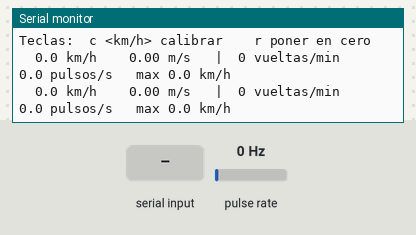
Simulated run of this sketch. Board: ESP32. Parts: the last lines printed to the serial monitor. Wiring (inferred from the names in the program): pulse sensor: data GPIO 18. The test bench sets the inputs (shaded band); at power-on: pulse rate 0 Hz.

Above: at 1.7 s.
1.8 s: pulse rate (sensor on GPIO 18) set to 2 Hz
At 2.33 s:
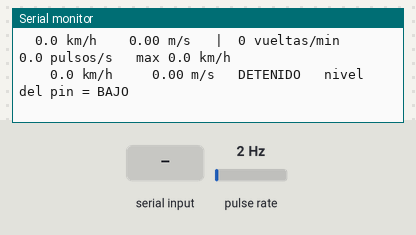
3.5 s: "90,45\n" received over Serial
5.0 s: "r90\n" received over Serial
At 5.4 s:
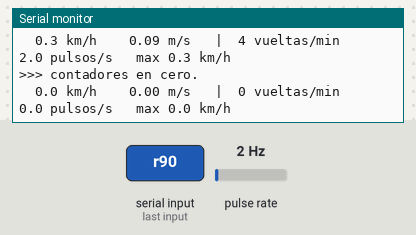
6.5 s: pulse rate (sensor on GPIO 18) set to 100 Hz
At 8.33 s:
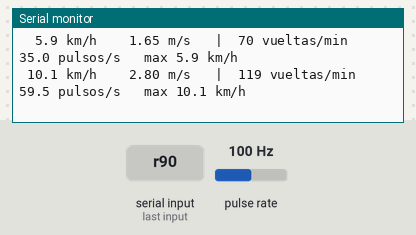
9.5 s: "c90\n" received over Serial
At 9.83 s:
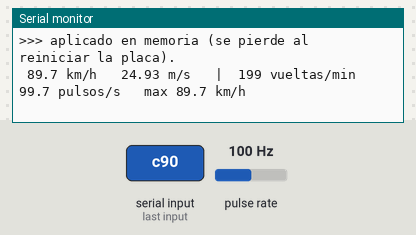
11.0 s: "c,45\n" received over Serial
Timing chart, 0 to 13.5 s (numbered marks = the images above; inputs shaded):
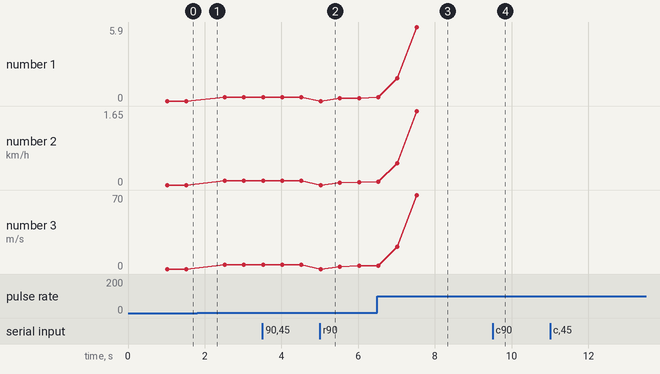

The sketch:

anemometro.ino
```cpp
/*
  PRUEBA DE BANCO - ANEMOMETRO: velocidad del viento en m/s y km/h
  Encoder optico ranurado (FC-03 / LM393) en GPIO18, disco de 30 ranuras.

  Este sketch es el paso siguiente a pruebas/encoder_rueda: aquel imprime vueltas por
  minuto, que es un dato del aparato. Este imprime velocidad del viento, que es el dato
  meteorologico. La diferencia entre los dos es una constante que HAY QUE MEDIR.

  No necesita ninguna libreria.

  CONEXIONADO  (igual que en las otras pruebas del encoder):

    VCC -> 3V3    del ESP32   <-- NO a 5V
    GND -> GND    del ESP32
    DO  -> GPIO18
    AO  -> no se conecta

  Alimentado a 5V el DO del LM393 saldria a ~5V y daña la entrada del ESP32, que es de
  3.3V. El LM393 funciona desde 2V, asi que a 3V3 el modulo anda igual y la salida queda
  en el nivel correcto. GPIO18 y no GPIO36/39 porque esos dos generan pulsos espurios
  cuando el ADC convierte, y aca estamos contando pulsos.


  ====================================================================================
  LO QUE SE MIDE SOLO Y LO QUE HAY QUE CALIBRAR
  ====================================================================================

  Las vueltas por minuto salen EXACTAS de contar ranuras: no hay nada que calibrar ahi,
  siempre que RANURAS_POR_VUELTA sea el numero real de ranuras del disco.

  La velocidad del viento NO sale de ahi sola. Hacen falta dos cosas mas:

    - el RADIO del rotor (del eje al centro de una cazoleta), y
    - el FACTOR del anemometro: las cazoletas giran MAS LENTO que el viento, entre 2.5
      y 3 veces mas lento segun la forma del rotor. Ese numero es empirico, no se
      calcula en el escritorio.

  Este sketch no usa el radio y el factor por separado, porque no se pueden medir por
  separado con precision. Usa el producto de los dos, que es lo que SI se puede medir
  de una sola vez: cuantos metros de viento equivale cada pulso.

      velocidad [m/s] = metrosPorPulso x pulsos_por_segundo

  Una sola constante, un solo experimento. Ver MODO CALIBRACION mas abajo.

  Y una aclaracion sobre las unidades: m/s y km/h son EL MISMO numero multiplicado por
  3.6. Esa conversion es exacta y no depende de ninguna calibracion. Si la velocidad en
  km/h esta mal, la de m/s esta igual de mal: el error estaria en metrosPorPulso, no en
  la conversion. Las dos unidades se imprimen juntas solo por comodidad.


  ====================================================================================
  MODO CALIBRACION  (tecla 'c')
  ====================================================================================

  Hay que exponer el anemometro a una velocidad de viento CONOCIDA y decirle al sketch
  cual es. El metodo practico sin tunel de viento es el auto:

    1. Anemometro firme fuera de la ventanilla, lo mas lejos posible de la carroceria
       (el aire pegado al auto va mas lento que el auto).
    2. Camino recto, dia sin viento, velocidad constante. 30 o 40 km/h esta bien.
    3. Esperar a que el numero de pulsos/s se estabilice (unos 5 segundos).
    4. Escribir en el monitor serie:   c 40      (siendo 40 los km/h del velocimetro)
    5. El sketch calcula metrosPorPulso y lo imprime. Copiarlo a la constante de aca
       abajo, volver a compilar, y anotar el valor y las condiciones en
       hardware/calibraciones/anemometro.md

  Repetirlo a 20, 30, 40 y 50 km/h. Los cuatro valores de metrosPorPulso tienen que dar
  parecidos: si dan parecidos, la relacion es lineal como se espera y se promedia. Si
  dan muy distintos, algo anda mal en el montaje y hay que revisarlo antes de seguir.

  IDA Y VUELTA: hacer cada velocidad en los dos sentidos del camino y promediar. Si hay
  aunque sea poco viento, de ida se suma y de vuelta se resta; promediando se cancela.

  Obvio pero hay que decirlo: maneja otra persona.


  ====================================================================================
  QUE HAY QUE VER EN EL MONITOR SERIE (115200)
  ====================================================================================

    - Rueda quieta: DETENIDO, y el nivel del pin, para distinguir "quieta" de
      "desconectada" (desde el codigo se ven iguales).
    - Soplando o girando con el dedo: km/h y m/s suben juntos, siempre en relacion 3.6.
    - "descartados" solo aparece si hubo flancos demasiado juntos para ser dos ranuras
      distintas. Si aparece seguido hay ruido en el cable o rebote del comparador.

  Teclas:  c <km/h>  calibrar contra una referencia     r  poner contadores en cero

  MIENTRAS metrosPorPulso SIGA SIN CALIBRAR, los km/h y los m/s que imprime este sketch
  son PROVISIONALES y no sirven como medicion. Las vueltas por minuto si sirven.
*/

const int PIN_ENCODER = 18;

// Ranuras del disco = pulsos por vuelta. CONFIRMADO contra el modelo OpenSCAD que
// genera la pieza (enc_ranuras = 30). El disco es de 69 mm, 2 mm de espesor, con las
// ranuras entre los radios 23.5 y 33.5 mm.
//
// Si alguna vez se reimprime el disco con otra cantidad de ranuras, HAY QUE CAMBIAR
// este numero: una diferencia aca desplaza toda la escala de velocidad por un factor
// constante, y las lecturas igual siguen pareciendo razonables. Es el error mas
// dificil de detectar de esta fase.
const int RANURAS_POR_VUELTA = 30;

// ---------------------------------------------------------------------------------
// TODO: CALIBRAR - este valor es PROVISIONAL, no esta medido.
//
// Cuantos metros de viento equivale cada pulso del encoder:
//     metrosPorPulso = factor_anemometro x 2 x PI x radio_rotor / RANURAS_POR_VUELTA
//
// El provisional de abajo sale de suponer radio = 0.090 m y factor = 2.5, que son
// valores tipicos pero NO son los de este rotor. Reemplazar por el que devuelva el
// modo calibracion y anotar el experimento en hardware/calibraciones/anemometro.md
// ---------------------------------------------------------------------------------
float metrosPorPulso = 0.0471;

// Dos flancos mas juntos que esto no pueden ser dos ranuras distintas: es ruido o un
// rebote del comparador. Con 30 ranuras, 300 us entre pulsos serian unas 6600 vueltas
// por minuto, muy por encima de lo que puede girar un anemometro de cazoletas: con
// viento de 150 km/h este rotor giraria del orden de 1800 vueltas por minuto.
const unsigned long ANTIRREBOTE_US = 300;

// Cada cuanto se mide, y cuantas mediciones entran en el promedio que se imprime.
// El promedio es corto a proposito: si se promediara mucho mas, una rafaga corta
// quedaria borrada, y justamente las rafagas son un dato meteorologico.
const unsigned long VENTANA_MS = 500;
const int VENTANAS_PROMEDIO = 4;  // 4 x 500 ms = 2 segundos de promedio

// Si pasa mas tiempo que esto sin un solo pulso, se considera que la rueda esta quieta.
const unsigned long TIEMPO_DETENIDO_MS = 2000;

// Compartidas entre la interrupcion y el bucle: van volatile, si no el compilador
// podria cachearlas en un registro y el bucle nunca veria el cambio.
volatile unsigned long pulsosTotales = 0;
volatile unsigned long descartadosTotales = 0;
volatile unsigned long ultimoPulsoUs = 0;

unsigned long pulsosVentanaAnterior = 0;
unsigned long descartadosVentanaAnterior = 0;
unsigned long momentoVentanaAnterior = 0;
unsigned long momentoUltimoPulsoMs = 0;

float pulsosPorSegundoVentana[VENTANAS_PROMEDIO];
int indicePromedio = 0;
int ventanasCargadas = 0;

// Promedio vigente de pulsos/s. Lo usa el modo calibracion, que necesita el valor
// estable del momento en que se tecleo la referencia.
float pulsosPorSegundoPromedio = 0;

float maximaKmhDesdeCero = 0;

// La rutina de interrupcion tiene que ser lo mas corta posible y vivir en la RAM
// interna (IRAM_ATTR): nada de Serial.print ni delay aca adentro.
void IRAM_ATTR contarPulso() {
  unsigned long ahora = micros();

  if (ahora - ultimoPulsoUs < ANTIRREBOTE_US) {
    descartadosTotales = descartadosTotales + 1;  // rebote o ruido: no puede ser una ranura distinta
    return;
  }

  ultimoPulsoUs = ahora;
  pulsosTotales = pulsosTotales + 1;
}

void ponerEnCero() {
  noInterrupts();
  pulsosTotales = 0;
  descartadosTotales = 0;
  interrupts();

  pulsosVentanaAnterior = 0;
  descartadosVentanaAnterior = 0;
  indicePromedio = 0;
  ventanasCargadas = 0;
  pulsosPorSegundoPromedio = 0;
  maximaKmhDesdeCero = 0;
}

// Calcula y muestra la constante que habria que poner para que la velocidad actual
// coincida con la referencia que el usuario dice tener.
void calibrarContra(float referenciaKmh) {
  if (referenciaKmh <= 0) {
    Serial.println(">>> la referencia tiene que ser mayor que cero. Ejemplo:  c 40");
    return;
  }
  if (pulsosPorSegundoPromedio < 1.0) {
    Serial.println(">>> la rueda casi no gira: no hay nada que calibrar todavia.");
    Serial.println("    Esperar a tener pulsos/s estables y repetir.");
    return;
  }

  float referenciaMs = referenciaKmh / 3.6;
  float nuevo = referenciaMs / pulsosPorSegundoPromedio;

  Serial.println();
  Serial.println(">>> CALIBRACION");
  Serial.print("    referencia       = ");
  Serial.print(referenciaKmh, 1);
  Serial.print(" km/h  (");
  Serial.print(referenciaMs, 2);
  Serial.println(" m/s)");
  Serial.print("    pulsos/s medidos = ");
  Serial.println(pulsosPorSegundoPromedio, 2);
  Serial.print("    metrosPorPulso   = ");
  Serial.println(nuevo, 5);
  Serial.println();
  Serial.println("    Copiar ese valor a la constante metrosPorPulso del sketch y");
  Serial.println("    anotar la prueba en hardware/calibraciones/anemometro.md");
  Serial.println("    Repetir a varias velocidades: tienen que dar parecidos.");
  Serial.println();

  // Se aplica en caliente para poder seguir probando sin recompilar. Esto NO queda
  // guardado: al reiniciar la placa vuelve al valor del codigo fuente.
  metrosPorPulso = nuevo;
  Serial.println(">>> aplicado en memoria (se pierde al reiniciar la placa).");
  Serial.println();
}

void leerTeclas() {
  if (Serial.available() <= 0) {
    return;
  }

  String linea = Serial.readStringUntil('\n');
  linea.trim();
  if (linea.length() == 0) {
    return;
  }

  char comando = linea.charAt(0);

  if (comando == 'r' || comando == 'R') {
    ponerEnCero();
    Serial.println(">>> contadores en cero.");
    return;
  }

  if (comando == 'c' || comando == 'C') {
    String resto = linea.substring(1);
    resto.trim();
    calibrarContra(resto.toFloat());
    return;
  }

  Serial.println(">>> teclas:  c <km/h> para calibrar,  r para poner en cero");
}

void setup() {
  Serial.begin(115200);
  delay(500);

  // INPUT_PULLUP porque la salida del LM393 suele ser de colector abierto: sin pull-up
  // el pin quedaria flotando y contaria pulsos fantasma.
  pinMode(PIN_ENCODER, INPUT_PULLUP);

  // FLANCO DE BAJADA, no CHANGE: cada ranura produce una bajada y una subida, asi que
  // con CHANGE contariamos el doble de ranuras de las que tiene el disco.
  attachInterrupt(digitalPinToInterrupt(PIN_ENCODER), contarPulso, FALLING);

  ponerEnCero();

  Serial.println();
  Serial.println("=== Anemometro - encoder optico en GPIO18 ===");
  Serial.print("Ranuras por vuelta: ");
  Serial.println(RANURAS_POR_VUELTA);
  Serial.print("metrosPorPulso    : ");
  Serial.print(metrosPorPulso, 5);
  Serial.println("   <-- PROVISIONAL, SIN CALIBRAR");
  Serial.println();
  Serial.println("Las vueltas/min son exactas. Los km/h y m/s NO sirven como medicion");
  Serial.println("hasta calibrar contra una referencia conocida.");
  Serial.println("Teclas:  c <km/h> calibrar    r poner en cero");
  Serial.println();

  momentoVentanaAnterior = millis();
}

void loop() {
  leerTeclas();

  unsigned long ahora = millis();
  if (ahora - momentoVentanaAnterior < VENTANA_MS) {
    return;  // todavia no se cumplio la ventana; el bucle sigue girando sin delay()
  }

  // Se copian las variables compartidas con las interrupciones desactivadas, para que
  // no cambien en el medio de la lectura y quede una mezcla de dos instantes distintos.
  noInterrupts();
  unsigned long total = pulsosTotales;
  unsigned long descartados = descartadosTotales;
  interrupts();

  unsigned long transcurridoMs = ahora - momentoVentanaAnterior;
  unsigned long pulsosVentana = total - pulsosVentanaAnterior;
  unsigned long descartadosVentana = descartados - descartadosVentanaAnterior;

  momentoVentanaAnterior = ahora;
  pulsosVentanaAnterior = total;
  descartadosVentanaAnterior = descartados;

  // Cuanto hace que no llega un pulso, medido siempre en millis(). No se compara contra
  // ultimoPulsoUs: micros() se desborda cada 71 minutos y millis() no, asi que mezclar
  // los dos relojes daria un "DETENIDO" falso una vez por hora.
  if (pulsosVentana > 0) {
    momentoUltimoPulsoMs = ahora;
  }

  if (ahora - momentoUltimoPulsoMs > TIEMPO_DETENIDO_MS) {
    // Quieta: se vacia el promedio para que al arrancar de nuevo no arrastre el valor
    // viejo, y se imprime el nivel del pin, porque "quieta" y "desconectada" se ven
    // iguales desde el codigo.
    ventanasCargadas = 0;
    indicePromedio = 0;
    pulsosPorSegundoPromedio = 0;

    Serial.print("    0.0 km/h     0.00 m/s   DETENIDO   nivel del pin = ");
    Serial.println(digitalRead(PIN_ENCODER) == HIGH ? "ALTO" : "BAJO");
    return;
  }

  float pulsosPorSegundo = (pulsosVentana * 1000.0) / (float) transcurridoMs;

  pulsosPorSegundoVentana[indicePromedio] = pulsosPorSegundo;
  indicePromedio = (indicePromedio + 1) % VENTANAS_PROMEDIO;
  if (ventanasCargadas < VENTANAS_PROMEDIO) {
    ventanasCargadas++;  // al arrancar se promedia solo lo que ya se midio
  }

  float suma = 0;
  for (int i = 0; i < ventanasCargadas; i++) {
    suma += pulsosPorSegundoVentana[i];
  }
  pulsosPorSegundoPromedio = suma / ventanasCargadas;

  // De pulsos a magnitudes. Las vueltas por minuto son exactas; la velocidad depende
  // de metrosPorPulso, que es lo que hay que calibrar.
  float vueltasPorMinuto = (pulsosPorSegundoPromedio * 60.0) / RANURAS_POR_VUELTA;
  float metrosPorSegundo = pulsosPorSegundoPromedio * metrosPorPulso;
  float kilometrosPorHora = metrosPorSegundo * 3.6;  // exacto, no es una calibracion

  if (kilometrosPorHora > maximaKmhDesdeCero) {
    maximaKmhDesdeCero = kilometrosPorHora;
  }

  // Ancho fijo para que las columnas queden alineadas y se pueda leer de un vistazo
  // como suben y bajan.
  if (kilometrosPorHora < 10) {
    Serial.print("  ");
  } else if (kilometrosPorHora < 100) {
    Serial.print(" ");
  }
  Serial.print(kilometrosPorHora, 1);
  Serial.print(" km/h   ");

  if (metrosPorSegundo < 10) {
    Serial.print(" ");
  }
  Serial.print(metrosPorSegundo, 2);
  Serial.print(" m/s   |  ");

  Serial.print(vueltasPorMinuto, 0);
  Serial.print(" vueltas/min   ");
  Serial.print(pulsosPorSegundoPromedio, 1);
  Serial.print(" pulsos/s   max ");
  Serial.print(maximaKmhDesdeCero, 1);
  Serial.print(" km/h");

  // Solo molesta con esto cuando hay algo que mirar.
  if (descartadosVentana > 0) {
    Serial.print("   descartados = ");
    Serial.print(descartadosVentana);
  }

  Serial.println();
}
```

Measured:
- the behaviour switches between 0 and 1 Hz on pulse rate (sensor on GPIO 18) (found by bisection; images 0 and 1)
- after the input at 5.0 s, the serial monitor: prints a new line at once (image 2)
- after the input at 6.5 s, the serial monitor: prints a new line after 0.52 s (image 3)
- after the input at 9.5 s, the serial monitor: prints a new line at once (image 4)
- plotted number 1: 0 → 0.3 after the input at 1.8 s, 0.3 → 0.2 after the input at 5.0 s, 0.2 → 5.9 after the input at 6.5 s
- plotted number 2: 0 → 0.09 after the input at 1.8 s, 0.09 → 0.06 after the input at 5.0 s, 0.06 → 1.65 after the input at 6.5 s
- plotted number 3: 0 → 4 after the input at 1.8 s, 4 → 3 after the input at 5.0 s, 3 → 70 after the input at 6.5 s
